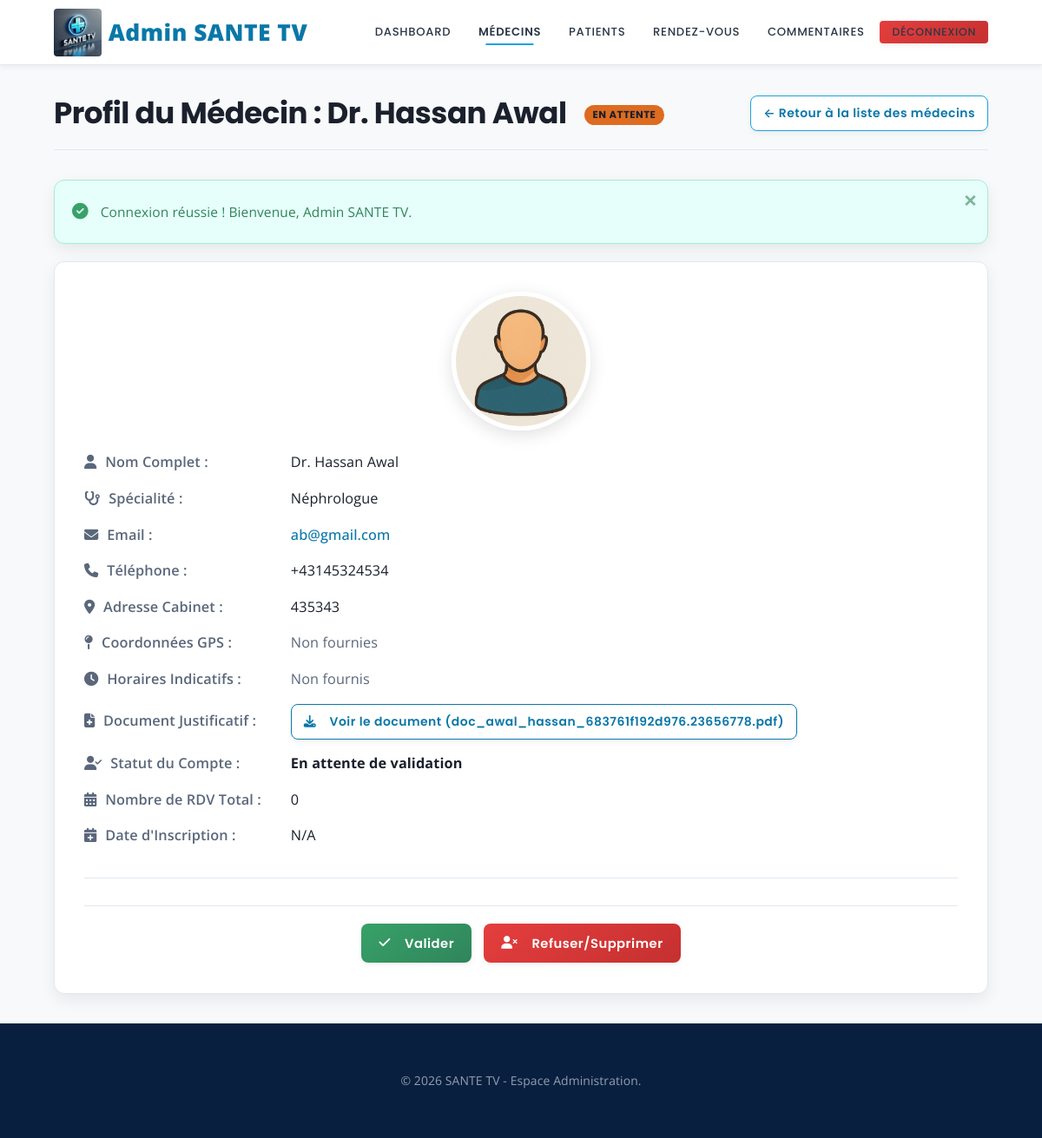
Screenshot of /admin/voir_medecin.php?id=7 (signed in) with the database file from the repository.
### tables this page shows
CREATE TABLE `medecins` (
  `id` int(11) NOT NULL,
  `nom` varchar(100) NOT NULL,
  `prenom` varchar(100) NOT NULL,
  `specialite` varchar(100) NOT NULL,
  `email` varchar(100) NOT NULL,
  `telephone` varchar(20) DEFAULT NULL,
  `adresse` varchar(255) DEFAULT NULL,
  `mot_de_passe` varchar(255) NOT NULL,
  `document_justificatif` varchar(255) DEFAULT NULL,
  `valide` tinyint(1) DEFAULT 0 COMMENT '0=en attente, 1=validé',
  `photo` varchar(255) DEFAULT NULL,
  `horaires` text DEFAULT NULL COMMENT 'Description textuelle des horaires',
  `latitude` decimal(10,8) DEFAULT NULL,
  `longitude` decimal(11,8) DEFAULT NULL,
  `created_at` timestamp NOT NULL DEFAULT current_timestamp()
);

### admin/voir_medecin.php (the view, shortened to what this page needs)
<?php
require '../php/db.php';
$medecin_id_view = (int) $_GET['id'];
$stmt_medecin_details = $pdo->prepare("SELECT * FROM medecins WHERE id = ?");
$stmt_medecin_details->execute([$medecin_id_view]);
$medecin_details_data = $stmt_medecin_details->fetch(PDO::FETCH_ASSOC);
$nombre_rdv_medecin = 0;
if ($pdo->query("SHOW TABLES LIKE 'rendez_vous'")->rowCount() > 0) {
    try {
        $stmt_rdv_count_med = $pdo->prepare("SELECT COUNT(*) FROM rendez_vous WHERE medecin_id = ?");
        $stmt_rdv_count_med->execute([$medecin_id_view]);
        $nombre_rdv_medecin = (int)$stmt_rdv_count_med->fetchColumn();
    } catch (PDOException $e) {
        error_log("Erreur comptage RDV pour médecin ID $medecin_id_view (voir_medecin): " . $e->getMessage());
    }
}
$flash_message_view_med = $_SESSION['flash_message'] ?? null;
$flash_type_view_med = $_SESSION['flash_type'] ?? '';
$nb_com_att_nav_view_med = 0;
if ($pdo->query("SHOW TABLES LIKE 'commentaires'")->rowCount() > 0) {
    try {
        $nb_com_att_nav_view_med = $pdo->query("SELECT COUNT(*) FROM commentaires WHERE statut = 'en attente'")->fetchColumn();
    } catch (PDOException $e) {
        error_log("Erreur comptage commentaires en attente (voir_medecin): " . $e->getMessage());
    }
}
?>
<!DOCTYPE html>
<html lang="fr">
<head>
    <link rel="stylesheet" href="../assets/css/styles.css">
    <link rel="stylesheet" href="https://cdnjs.cloudflare.com/ajax/libs/font-awesome/6.5.1/css/all.min.css">
</head>
<body class="admin-view-details-page">
<header class="site-header admin-header">
    <div class="container">
        <div class="logo-branding"><a href="dashboard_admin.php" title="Tableau de Bord Admin"><img src="../assets/images/logo1.png" alt="SANTE TV Logo" id="logo-img"><span class="site-title">Admin SANTE TV</span></a></div>
        <nav class="main-navigation admin-navigation" id="main-nav">
             <ul>
                <li><a href="dashboard_admin.php" class="nav-link">Dashboard</a></li>
                <li><a href="gestion_medecins.php" class="nav-link active">Médecins</a></li>
                <li><a href="gestion_patients.php" class="nav-link">Patients</a></li>
                <li><a href="gestion_rdv.php" class="nav-link">Rendez-vous</a></li>
                <li><a href="gestion_commentaires.php" class="nav-link">Commentaires <?php if($nb_com_att_nav_view_med > 0): ?><span class="badge-notification"><?= $nb_com_att_nav_view_med ?></span><?php endif; ?></a></li>
                <li><a href="deconnexion_admin.php" class="nav-link btn btn-sm btn-danger">Déconnexion</a></li>
            </ul>
        </nav>
    </div>
</header>
<main class="main-content admin-page-container section-padding">
    <div class="container">
        <div class="page-header">
            <h1 class="page-main-title">
                Profil du Médecin : Dr. <?= htmlspecialchars($medecin_details_data['prenom'] . ' ' . $medecin_details_data['nom']) ?>
                 <?php
                    if ($medecin_details_data['valide'] == 1) echo '<span class="status-badge status-valide" title="Compte Actif et Validé">Validé</span>';
                    elseif ($medecin_details_data['valide'] == 0) echo '<span class="status-badge status-attente" title="En attente de validation">En attente</span>';
                 ?>
            </h1>
            <a href="gestion_medecins.php<?= !empty($_SERVER['HTTP_REFERER']) && strpos($_SERVER['HTTP_REFERER'], 'gestion_medecins.php') !== false ? '?'.parse_url($_SERVER['HTTP_REFERER'], PHP_URL_QUERY) : '' ?>"
               class="btn btn-sm secondary-action">← Retour à la liste des médecins</a>
        </div>
        <?php if ($flash_message_view_med): ?>
            <div class="alert alert-<?= htmlspecialchars($flash_type_view_med) ?> alert-dismissible">
                <?= htmlspecialchars($flash_message_view_med) ?>
                <button type="button" class="close-alert" data-dismiss="alert" aria-label="Fermer">×</button>
            </div>
        <?php endif; ?>
        <div class="profile-view-card card">
            <div class="text-center" style="margin-bottom: 1.5rem;">
                <img src="<?= $medecin_details_data['photo'] ? '../' . htmlspecialchars($medecin_details_data['photo']) : '../assets/images/placeholder-medecin.jpg' ?>"
                     alt="Photo de Dr. <?= htmlspecialchars($medecin_details_data['nom']) ?>" class="profile-photo">
            </div>
            <dl class="profile-details-grid">
                <dt><i class="fas fa-user icon-left"></i>Nom Complet :</dt>
                <dd>Dr. <?= htmlspecialchars($medecin_details_data['prenom'] . ' ' . $medecin_details_data['nom']) ?></dd>
                <dt><i class="fas fa-stethoscope icon-left"></i>Spécialité :</dt>
                <dd><?= htmlspecialchars($medecin_details_data['specialite']) ?></dd>
                <dt><i class="fas fa-envelope icon-left"></i>Email :</dt>
                <dd><a href="mailto:<?= htmlspecialchars($medecin_details_data['email']) ?>"><?= htmlspecialchars($medecin_details_data['email']) ?></a></dd>
                <dt><i class="fas fa-phone icon-left"></i>Téléphone :</dt>
                <dd><?= htmlspecialchars($medecin_details_data['telephone'] ?? 'Non fourni') ?></dd>
                <dt><i class="fas fa-map-marker-alt icon-left"></i>Adresse Cabinet :</dt>
                <dd><?= htmlspecialchars($medecin_details_data['adresse'] ?? 'Non fournie') ?></dd>
                 <dt><i class="fas fa-map-pin icon-left"></i>Coordonnées GPS :</dt>
                 <dd>
                     <?php if (!empty($medecin_details_data['latitude']) && !empty($medecin_details_data['longitude'])): ?>
                         Lat: <?= htmlspecialchars($medecin_details_data['latitude']) ?>, Lng: <?= htmlspecialchars($medecin_details_data['longitude']) ?>
                         <a href="https://www.google.com/maps?q=<?= htmlspecialchars($medecin_details_data['latitude']) ?>,<?= htmlspecialchars($medecin_details_data['longitude']) ?>" target="_blank" title="Voir sur Google Maps" class="link-icon" style="margin-left: 10px;"><i class="fas fa-external-link-alt"></i></a>
                    <?php else: ?>
                        <span class="text-muted">Non fournies</span>
                    <?php endif; ?>
                 </dd>
                <dt><i class="fas fa-clock icon-left"></i>Horaires Indicatifs :</dt>
                <dd><?= !empty($medecin_details_data['horaires']) ? nl2br(htmlspecialchars($medecin_details_data['horaires'])) : '<span class="text-muted">Non fournis</span>' ?></dd>
                <dt><i class="fas fa-file-medical icon-left"></i>Document Justificatif :</dt>
                <dd>
                    <?php if (!empty($medecin_details_data['document_justificatif'])): ?>
                        <a href="../<?= htmlspecialchars($medecin_details_data['document_justificatif']) ?>" target="_blank" class="btn btn-sm btn-outline-primary">
                            <i class="fas fa-download icon-left"></i> Voir le document (<?= basename(htmlspecialchars($medecin_details_data['document_justificatif'])) ?>)
                        </a>
                    <?php else: ?>
                        <span class="text-muted">Aucun document fourni.</span>
                    <?php endif; ?>
                </dd>
                 <dt><i class="fas fa-user-check icon-left"></i>Statut du Compte :</dt>
                 <dd>
                    <?php
                        if ($medecin_details_data['valide'] == 1) echo '<strong class="text-success">Validé et Actif</strong>';
                        elseif ($medecin_details_data['valide'] == 0) echo '<strong class="text-warning">En attente de validation</strong>';
                    ?>
                 </dd>
                 <dt><i class="fas fa-calendar-alt icon-left"></i>Nombre de RDV Total :</dt>
                 <dd><?= $nombre_rdv_medecin ?>
                 </dd>
                 <dt><i class="fas fa-calendar-plus icon-left"></i>Date d'Inscription :</dt>
                 <dd><?= isset($medecin_details_data['date_inscription']) && $medecin_details_data['date_inscription'] ? date('d/m/Y H:i', strtotime($medecin_details_data['date_inscription'])) : 'N/A' ?></dd>
            </dl>
            <hr style="margin: 2rem 0;">
             <div class="actions-toolbar text-center">
                 <?php if ($medecin_details_data['valide'] == 0): ?>
                    <a href="valider_medecin.php?id=<?= $medecin_details_data['id'] ?>&return_url=<?= urlencode('voir_medecin.php?id='.$medecin_details_data['id']) ?>" class="btn btn-success"><i class="fas fa-check icon-left"></i> Valider</a>
                    <a href="refuser_medecin.php?id=<?= $medecin_details_data['id'] ?>&return_url=gestion_medecins.php" class="btn btn-danger" onclick="return confirm('Refuser et supprimer cette demande d\'inscription ?')"><i class="fas fa-user-times icon-left"></i> Refuser/Supprimer</a>
                 <?php endif; ?>
             </div>
        </div>
    </div>
</main>
<footer class="site-footer admin-footer">
   <div class="container"><p class="copyright-text text-center">© <span id="footer-year"></span> SANTE TV - Espace Administration.</p></div>
</footer>
</body>
</html>

### rows the page displays
medecins: prenom+nom "Hassan Awal", specialite "Néphrologue", email "ab@gmail.com", telephone "+43145324534", adresse "435343", document_justificatif "doc_awal_hassan_683761f192d976.23656778.pdf"

### other values shown
$flash_message_view_med "Connexion réussie ! Bienvenue, Admin SANTE TV."
$nombre_rdv_medecin "0"
